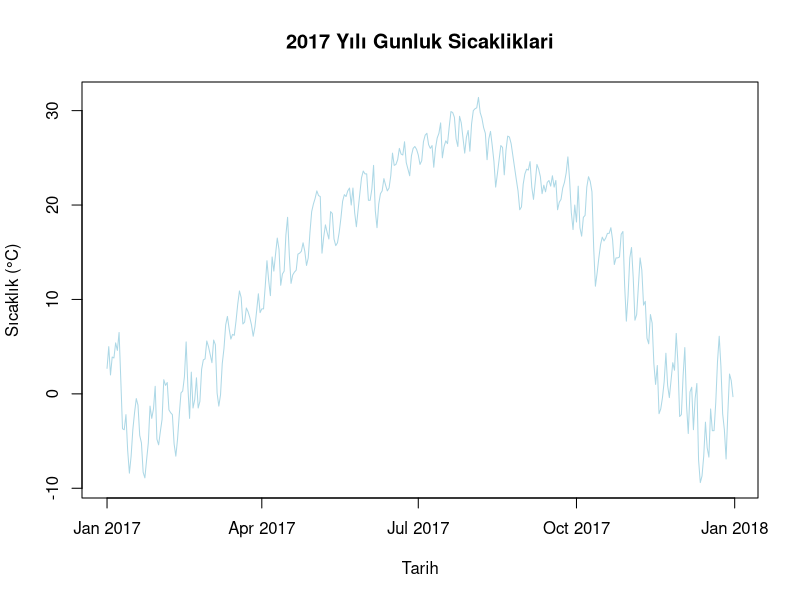
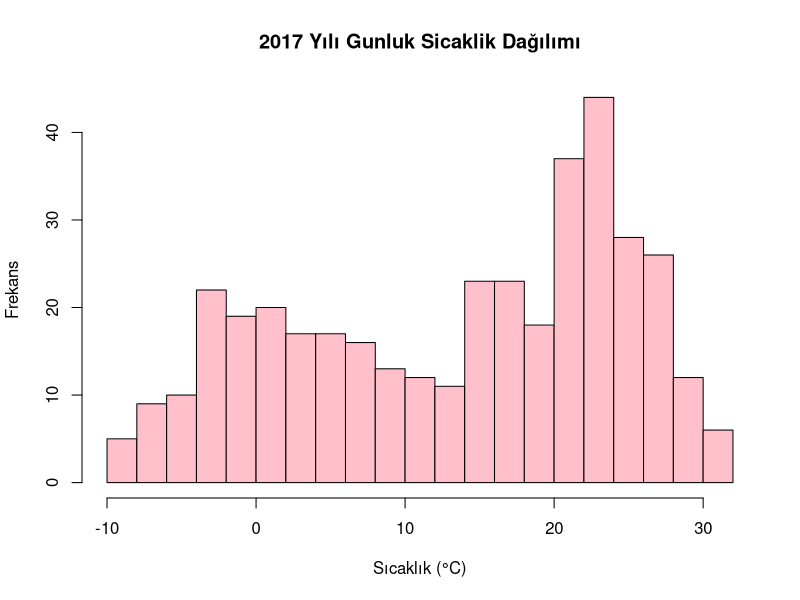

The R script that drew these images, in order:
# Veriyi yukleme
data_f <- read.csv("mosquito_Indicator.csv")

# Veriyi kontrok edelim
data_f

# Tarih sütununu Date formatına
data_f$date <- as.Date(data_f$date)

# 2017 yılına ait verileri filtreleyelim
data <- subset(data_f, format(data_f$date, "%Y") == "2017")
head(data)

# mean_T sütunu için özet bilgi
summary(data$mean_T)

# Ay bilgisini ekleyelim
data$month <- format(data$date, "%m")
head(data)


# İndeksleri sıfırlamak için ekledim
rownames(data) <- NULL
head(data)

# Her ayın ortalama sıcaklığını hesaplayalım
monthly_avg_temp <- tapply(data$mean_T, data$month, mean)
monthly_avg_temp


# En yüksek ortalama sıcaklığa sahip ayı bulalım
G1 <- which.max(monthly_avg_temp)
G1

# Sıcaklık < 0°C olduğu günlerin indekslerini bulalım
G2 <- which(data$mean_T < 0)
G2

# Sıcaklıkları dönüştürelim
data$G3_sicaklikFahrenheit <- (data$mean_T * 9/5) + 32

# Sonuçları gözden geçirelim
head(data[, c("date", "mean_T", "G3_sicaklikFahrenheit")])
data

# 25°C'nin üzerindeki gün sayısını bulalım
G4Bonus <- sum(data$mean_T > 25)
G4Bonus

# Günlük sıcaklıkları çizelim
plot(data$date, data$mean_T, type = "l", col = "lightblue", 
     xlab = "Tarih", ylab = "Sıcaklık (°C)", 
     main = "2017 Yılı Gunluk Sicakliklari")

# Günlük sıcaklıkların histogramını çizelim - hangi sicaklik ne kadar tekrarlanmis
hist(data$mean_T, col = "pink", 
     xlab = "Sıcaklık (°C)", ylab = "Frekans", 
     main = "2017 Yılı Gunluk Sicaklik Dağılımı", 
     breaks = 15)  # Bin sayısını ayarlayabilirsiniz


